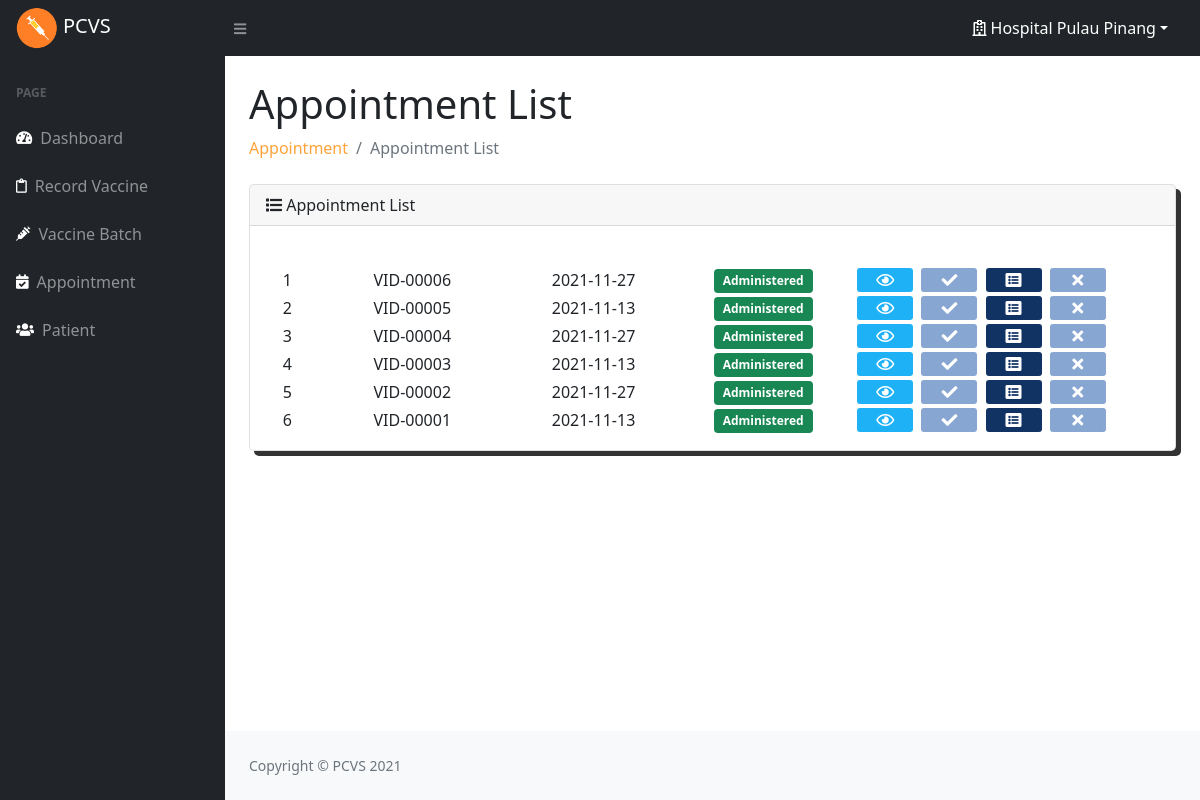
The page /admin/appointment.php (signed in) on the database its author committed.
### tables this page shows
CREATE TABLE `healcareadmin` (
  `adminID` int(11) NOT NULL,
  `centerID` int(11) NOT NULL,
  `center` varchar(100) NOT NULL,
  `address` varchar(100) NOT NULL,
  `username` varchar(20) NOT NULL,
  `password` varchar(20) NOT NULL,
  `fullname` varchar(20) NOT NULL,
  `email` varchar(50) NOT NULL,
  `staffID` varchar(20) NOT NULL
);

CREATE TABLE `appointment` (
  `vaccinationID` int(11) NOT NULL,
  `v_ID` int(11) NOT NULL,
  `patient` varchar(50) NOT NULL,
  `ic` varchar(20) NOT NULL,
  `date` date NOT NULL,
  `batchNo` varchar(50) NOT NULL,
  `vaccineName` varchar(20) NOT NULL,
  `centerID` int(11) NOT NULL,
  `status` varchar(20) NOT NULL,
  `remark` varchar(50) NOT NULL,
  `registered_date` date NOT NULL,
  `usedVaccineDate` date NOT NULL
);

### admin/appointment.php (the view, shortened to what this page needs)
<?php
include('dbconnect.php');
if(isset($_SESSION['username'])){
    $sql = "SELECT * FROM healcareadmin WHERE username='$_SESSION[username]'";
    $query = mysqli_query($con,$sql);
    $row=mysqli_fetch_array($query);
}
?>
<!DOCTYPE html>
<html lang="en">
    <head>
        <link href="css/bootstrap.css" rel="stylesheet" />
        <link href="css/style.css" rel="stylesheet" />
        <link href="https://use.fontawesome.com/releases/v5.6.3/css/all.css" rel="stylesheet" >
    </head>
    <body class="sb-nav-fixed">
        <nav class="sb-topnav navbar navbar-expand navbar-dark bg-dark">
            <a class="navbar-brand ps-3" href="index.html"><img src="assets/img/logo2.png" alt="patient" style="width: 20%;">&nbsp;PCVS</a>
            <button class="btn btn-link btn-sm order-1 order-lg-0 me-4 me-lg-0" id="sidebarToggle" href="#!"><i class="fas fa-bars"></i></button>
            <ul class="navbar-nav ms-auto ms-md-0 me-3 me-lg-4">
                <li class="nav-item dropdown">
                    <a class="nav-link dropdown-toggle" id="navbarDropdown" href="#" role="button" data-bs-toggle="dropdown" aria-expanded="false" style="color: #fff;"><i class="far fa-hospital"></i>&nbsp;<?php echo ($row['center']);?></a>
                </li>
            </ul>
        </nav>
        <div id="layoutSidenav">
            <div id="layoutSidenav_nav">
                <nav class="sb-sidenav accordion sb-sidenav-dark" id="sidenavAccordion">
                    <div class="sb-sidenav-menu">
                        <div class="nav">
                            <div class="sb-sidenav-menu-heading">PAGE</div>
                            <a class="nav-link" href="dashboard.php">
                                <div class="sb-nav-link-icon"><i class="fas fa-tachometer-alt" style="color: #fff;"></i></div>
                                <span class="align-middle">Dashboard</span>
                            </a>
                            <a class="nav-link" href="recordVaccine.php">
                                <div class="sb-nav-link-icon"><i class="far fa-clipboard" style="color: #fff;"></i> </div>
                                <span class="align-middle">Record Vaccine</span>
                            </a>
                            <a class="nav-link" href="vaccineBatch.php">
                                <div class="sb-nav-link-icon"><i class="fa fa-syringe" style="color: #fff;"></i></div>
                                <span class="align-middle">Vaccine Batch</span>
                            </a>
                            <a class="nav-link" href="appointment.php">
                                <div class="sb-nav-link-icon"><i class="fas fa-calendar-check" style="color: #fff;"></i></div>
                                <span class="align-middle">Appointment</span>
                            </a>
                            <a class="nav-link" href="patientList.php">
                                <div class="sb-nav-link-icon"> <i class="fas fa-users" style="color: #fff;"></i></div>
                                <span class="align-middle">Patient</span>
                            </a>
                        </div>
                    </div>
                </nav>
            </div>
            <div id="layoutSidenav_content">
                <main>
                    <div class="container-fluid px-4">
                        <h1 class="mt-4">Appointment List</h1>
                        <ol class="breadcrumb mb-4">
                            <li class="breadcrumb-item"><a href="viewVaccineBatch.html">Appointment</a></li>
                            <li class="breadcrumb-item active">Appointment List</li>
                        </ol>
                        <div class="card mb-4">
                            <div class="card-header">
                                <i class="fas fa-list"></i>
                                Appointment  List
                            </div>
                            <div class="card-body">
                                <table id="datatablesSimple" class="batchtable">
                                    <thead class="table-dark">
                                        <tr>
                                            <th>No</th>
                                            <th>VaccinationID</th>
                                            <th>Date</th>
                                            <th>Status</th>
                                            <th class="action1-th">Action</th>
                                        </tr>
                                    </thead>
                                    <tbody style="text-align: center;" >
                                        <?php
                                            $i = 1;
                                            $centerID=$row["centerID"];
                                            $cats = $con->query("SELECT * FROM appointment where centerID=$centerID order by vaccinationID DESC");
                                            while($row=$cats->fetch_assoc()):
                                        ?>
                                            <tr>
                                                <td><?php echo $i++ ?></td>
                                                <td>
                                                    VID-0000<?php echo $row['vaccinationID'] ?>
                                                </td>
                                                <td>
                                                    <?php echo strtoupper($row['date']) ?>
                                                </td>
                                                <td>
                                                     <?php
                                                        if( $row['status'] == "Pending"){
                                                            ?>
                                                                <span class="badge bg-secondary" id="v-status"><?php echo $row['status']?></span>
                                                            <?php
                                                        }
                                                        else if($row['status'] == "Confirmed"){
                                                            ?>
                                                                <span class="badge bg-warning" id="v-status"><?php echo $row['status']?></span>
                                                            <?php
                                                        }
                                                        else if($row['status'] == "Administered"){
                                                            ?>
                                                                <span class="badge bg-success" id="v-status"><?php echo $row['status']?></span>
                                                            <?php
                                                        }
                                                        else{
                                                            ?>
                                                                <span class="badge bg-danger" id="v-status"><?php echo $row['status']?></span>
                                                            <?php
                                                        }
                                                    ?>
                                                </td>
                                                <td >
                                                    <?php
                                                     if( $row['status'] == "Pending"){
                                                         ?>
                                                            <button class="btn-batchview get_id" data-bs-toggle="modal" data-bs-target="#modalpatient"  data-id='<?php echo $row["vaccinationID"] ?>'><i class="far fa-eye"></i></button>
                                                            <a href="confirm.php?vaccineID=<?php echo $row['vaccinationID']."-".$row['batchNo']."-".$row['centerID']; ?>">
                                                                <button class="btn-batchview"><i class="fa fa-check" aria-hidden="true"></i></button>
                                                            </a>
                                                            <button class="btn-batchview" disabled><i class="fa fa-list-alt" aria-hidden="true"></i></button>
                                                            <button class="btn-batchview get_reject" data-bs-toggle="modal" data-bs-target="#modalForm"  data-id='<?php echo $row["vaccinationID"] ?>'><i class="fa fa-times" aria-hidden="true"></i></button>
                                                        <?php
                                                    }
                                                    else if($row['status'] == "Administered"){
                                                        ?>
                                                            <button class="btn-batchview get_id" data-bs-toggle="modal" data-bs-target="#modalpatient"  data-id='<?php echo $row["vaccinationID"] ?>'><i class="far fa-eye"></i></button>
                                                            <button class="btn-batchview" disabled><i class="fa fa-check" aria-hidden="true"></i></button>
                                                            <button class="btn-batchview-active" disabled><i class="fa fa-list-alt" aria-hidden="true"></i></button>
                                                            <button class="btn-batchview" data-bs-toggle="modal" data-bs-target="#modalForm" disabled><i class="fa fa-times" aria-hidden="true"></i></button>
                                                    <?php
                                                    }
                                                    ?>
                                                </td>
                                            </tr>
                                            <?php endwhile; ?>
                                    </tbody>
                                </table>
                            </div>
                        </div>
                    </div>
                </main>
                <footer class="py-4 bg-light mt-auto">
                    <div class="container-fluid px-4">
                        <div class="d-flex align-items-center justify-content-between small">
                            <div class="text-muted">Copyright &copy; PCVS 2021</div>
                        </div>
                    </div>
                </footer>
            </div>
        </div>
    </body>
</html>

### admin/css/style.css (style rules this page uses)
* { margin: 0; padding: 0; box-sizing: border-box; }
body { padding-bottom: 20px; }
.btn-batchview { background-color: #1fb1f5; border-radius: 5px; border-style: solid; border-color: rgb(255, 255, 255); color: #FFFFFF; font-size: 1em; width: 60px; }
.btn-batchview-active { background-color: #076FFF; border-radius: 5px; border-style: solid; border-color: rgb(255, 255, 255); color: #FFFFFF; font-size: 1em; width: 60px; }
.btn-batchview-active { background-color: #103364; pointer-events: none; }
.btn-batchview:disabled { background-color: #87a6d1; pointer-events: none; }
.action1-th { width: 30%; }

### rows shown on the page
healcareadmin: center "Hospital Pulau Pinang"
appointment: vaccinationID "6", date "2021-11-27", status "Administered"
appointment: vaccinationID "5", date "2021-11-13", status "Administered"
appointment: vaccinationID "4", date "2021-11-27", status "Administered"
appointment: vaccinationID "3", date "2021-11-13", status "Administered"
appointment: vaccinationID "2", date "2021-11-27", status "Administered"
appointment: vaccinationID "1", date "2021-11-13", status "Administered"
